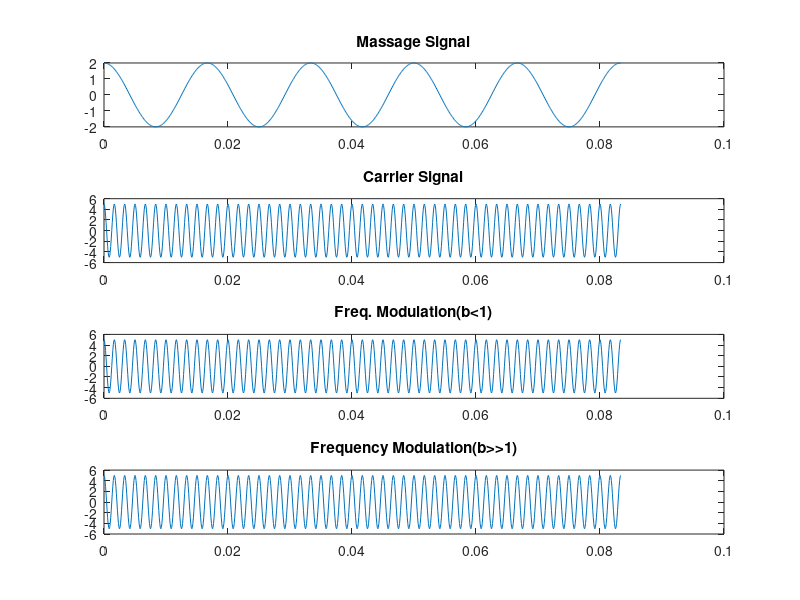

Here is the MATLAB script that generated this plot:
Am = 2;
Ac = 5;
Fm = 60 ;
Fc = 600;
t  = 0:1/12000:1/12;

M  = Am*cos(2*pi*Fm*t);
C  = Ac*cos(2*pi*Fc*t);

subplot(4,1,1);
plot(t,M);
title('Massage Signal');
subplot(4,1,2);
plot(t,C);
title('Carrier Signal');

b1 = 0.8;
S1 = Ac*cos(2*pi*Fc*t);
b1*sin(2*pi*Fm*t);
subplot(4,1,3);
plot(t,S1)
title('Freq. Modulation(b<1)');

b2 = 5;
S2 = Ac*cos(2*pi*Fc*t);
b2*sin(2*pi*Fm*t);
subplot(4,1,4);
plot(t,S2);
title('Frequency Modulation(b>>1)');